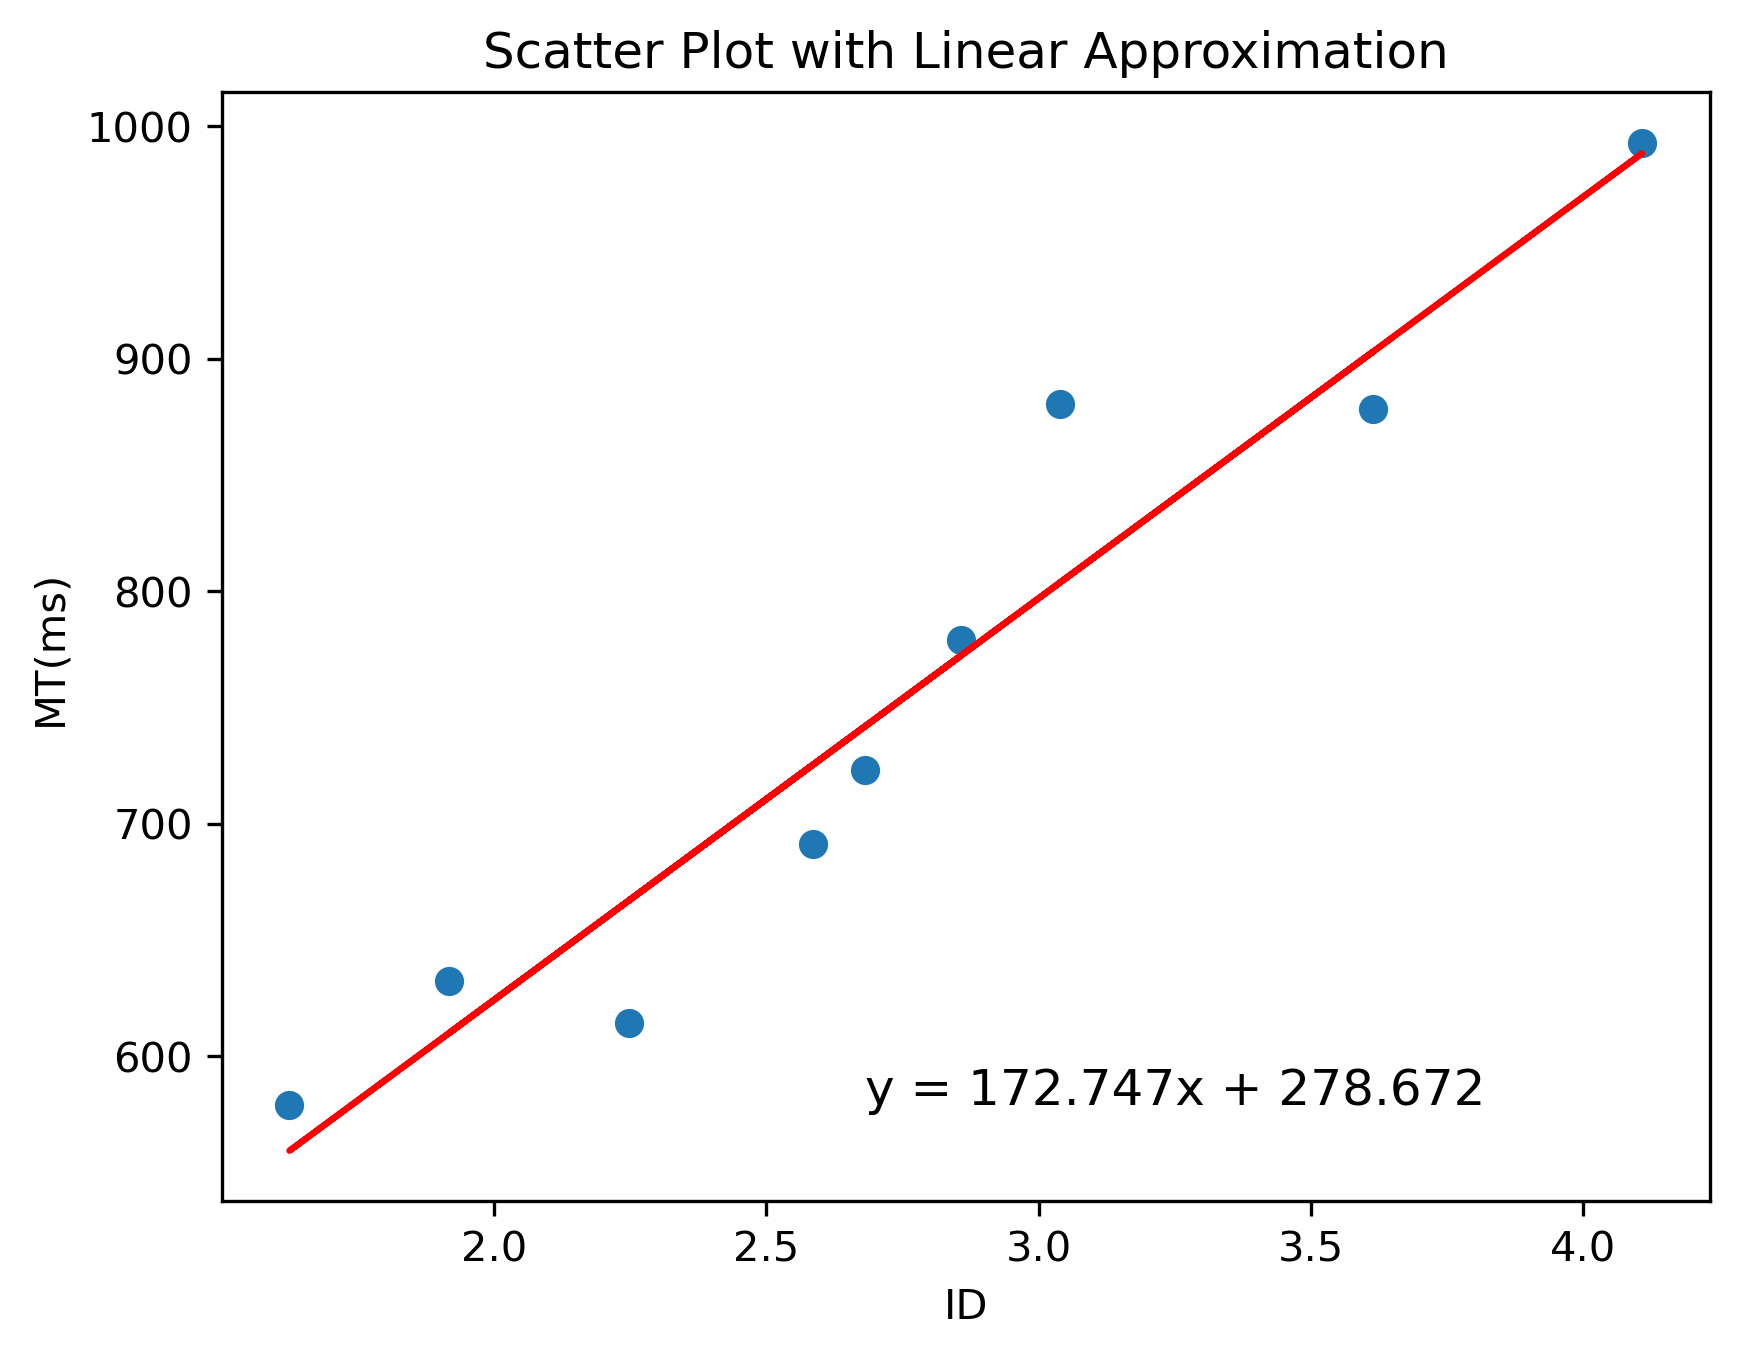

This figure's Python source:
import numpy as np
import matplotlib.pyplot as plt
import csv

# データ
f = open('fitts/result.csv', encoding='utf-8')
result = csv.reader(f)
next(result)

ID = []
MT = []
for row in result:
    MT.append(row[1])
    ID.append(row[2])


# データをNumPy配列に変換
x_data = np.array(ID, dtype=float)
y_data = np.array(MT, dtype=float)

# 近似直線のパラメータを計算
a, b = np.polyfit(x_data, y_data, 1)

plt.scatter(x_data, y_data, label='Data')
plt.plot(x_data, a * x_data + b, color='red', label='Approximation')
plt.xlabel('ID')
plt.ylabel('MT(ms)')
plt.title('Scatter Plot with Linear Approximation')

# 近似直線の方程式
equation = f"y = {a:.3f}x + {b:.3f}"
plt.text(np.median(x_data), np.min(y_data), equation, fontsize=12, color='black')


plt.savefig('fitts/approximation.png', dpi=300, bbox_inches='tight')
plt.legend()
plt.show()
